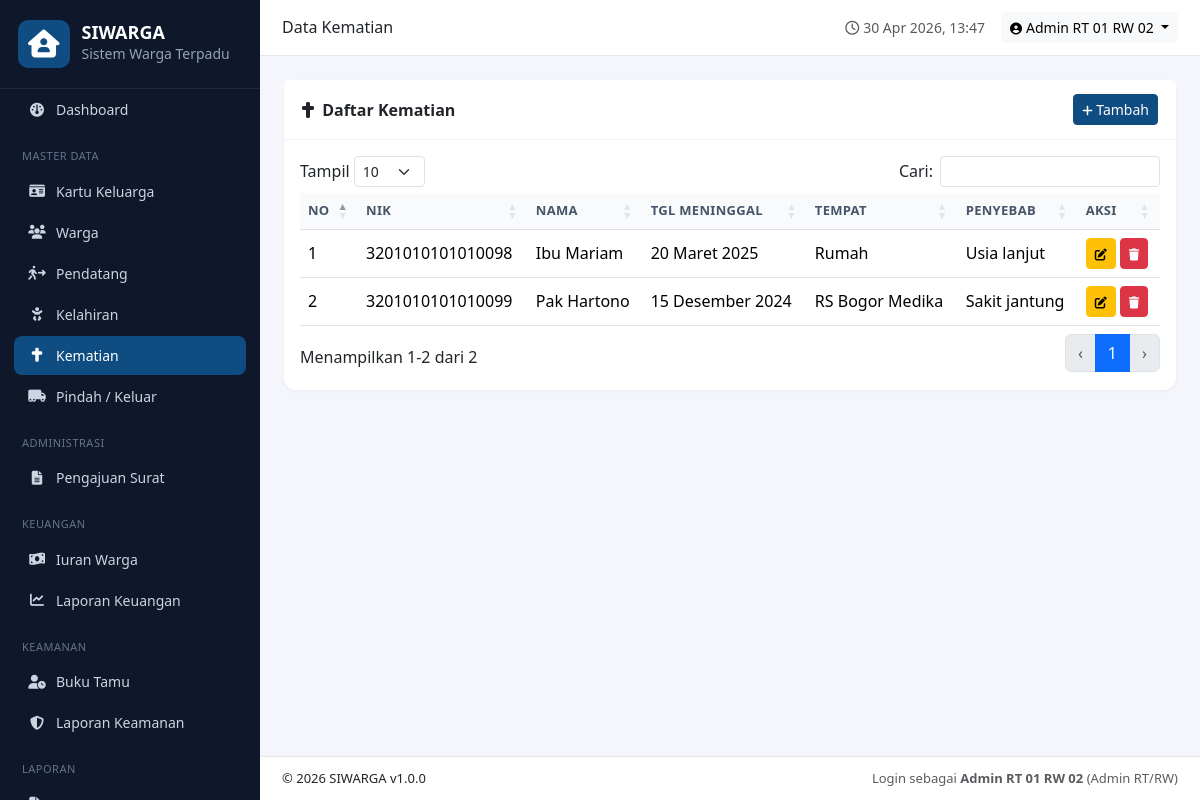
Screenshot of /modules/kematian/index.php (signed in) with the database file from the repository.
### tables this page shows
CREATE TABLE `kematian` (
  `id` INT AUTO_INCREMENT PRIMARY KEY,
  `nik` VARCHAR(20),
  `nama` VARCHAR(100) NOT NULL,
  `tanggal_meninggal` DATE,
  `tempat_meninggal` VARCHAR(100),
  `penyebab` VARCHAR(255),
  `surat_keterangan` VARCHAR(255),
  `keterangan` TEXT,
  `created_at` TIMESTAMP DEFAULT CURRENT_TIMESTAMP
);

### includes/auth.php (called while the page is built, shortened)
<?php
function role() {
    return $_SESSION['user']['role'] ?? null;
}
function can($action) {
    $r = role();
    $matrix = [
        'manage_users'    => ['super_admin'],
        'manage_master'   => ['super_admin','admin_rtrw'],
        'approve_surat'   => ['super_admin','ketua_rtrw'],
        'verifikasi_surat'=> ['super_admin','admin_rtrw'],
        'manage_keuangan' => ['super_admin','admin_rtrw'],
        'manage_keamanan' => ['super_admin','admin_rtrw','ketua_rtrw'],
        'view_laporan'    => ['super_admin','admin_rtrw','ketua_rtrw'],
        'ajukan_surat'    => ['super_admin','admin_rtrw','ketua_rtrw','warga'],
    ];
    return in_array($r, $matrix[$action] ?? [], true);
}

### includes/functions.php (called while the page is built, shortened)
<?php
function e($v) { return htmlspecialchars((string)($v ?? ''), ENT_QUOTES, 'UTF-8'); }
function tanggal_id($d) {
    $bulan = ['','Januari','Februari','Maret','April','Mei','Juni','Juli','Agustus','September','Oktober','November','Desember'];
    $t = strtotime($d);
    return date('d', $t) . ' ' . $bulan[(int)date('m', $t)] . ' ' . date('Y', $t);
}

### modules/kematian/index.php (the view, shortened to what this page needs)
<?php
require_once __DIR__.'/../../includes/header.php';
$rows=$pdo->query("SELECT * FROM kematian ORDER BY tanggal_meninggal DESC")->fetchAll();
$canEdit=can('manage_master');
?>
<div class="card">
  <div class="card-header d-flex justify-content-between align-items-center">
    <span><i class="fa-solid fa-cross me-1"></i> Daftar Kematian</span>
    <?php if($canEdit): ?><button class="btn btn-primary btn-sm" data-bs-toggle="modal" data-bs-target="#mForm" onclick="resetForm()"><i class="fa-solid fa-plus"></i> Tambah</button><?php endif; ?>
  </div>
  <div class="card-body">
    <table class="table table-hover dt">
      <thead><tr><th>No</th><th>NIK</th><th>Nama</th><th>Tgl Meninggal</th><th>Tempat</th><th>Penyebab</th><th>Aksi</th></tr></thead>
      <tbody><?php foreach($rows as $i=>$r): ?>
      <tr>
        <td><?= $i+1 ?></td><td><?= e($r['nik']) ?></td><td><?= e($r['nama']) ?></td>
        <td><?= tanggal_id($r['tanggal_meninggal']) ?></td>
        <td><?= e($r['tempat_meninggal']) ?></td><td><?= e($r['penyebab']) ?></td>
        <td><?php if($canEdit): ?>
          <button class="btn btn-sm btn-warning" onclick='editRow(<?= json_encode($r) ?>)'><i class="fa-solid fa-edit"></i></button>
          <a class="btn btn-sm btn-danger" href="action.php?act=delete&id=<?= $r['id'] ?>" onclick="return confirm('Hapus?')"><i class="fa-solid fa-trash"></i></a>
        <?php endif; ?></td>
      </tr>
      <?php endforeach; ?></tbody>
    </table>
  </div>
</div>
<?php require_once __DIR__.'/../../includes/footer.php'; ?>

### assets/css/style.css (style rules this page uses)
:root { --sw-primary:#0f4c81; --sw-primary-dark:#093a66; --sw-accent:#e63946; --sw-bg:#f4f6fb; --sw-sidebar:#0f172a; --sw-sidebar-text:#cbd5e1; }
* { box-sizing:border-box; }
body { font-family:'Segoe UI',Tahoma,sans-serif;background:var(--sw-bg); }
.btn-primary { background:var(--sw-primary);border-color:var(--sw-primary); }
.card { border:none;border-radius:12px;box-shadow:0 1px 3px rgba(15,23,42,.05); }
.card-header { background:#fff;border-bottom:1px solid #f1f5f9;font-weight:600;padding:14px 18px; }
.card-header.d-flex { flex-wrap:wrap;gap:8px; }
.table thead th { background:#f8fafc;color:#475569;font-size:13px;text-transform:uppercase;letter-spacing:.3px;white-space:nowrap; }
.table td { vertical-align:middle; }
.btn-sm i { font-size:12px; }
table.dataTable { width:100% !important; }

### rows the page displays
kematian: nik "3201010101010098", nama "Ibu Mariam", tanggal_meninggal "20 Maret 2025", tempat_meninggal "Rumah", penyebab "Usia lanjut"
kematian: nik "3201010101010099", nama "Pak Hartono", tanggal_meninggal "15 Desember 2024", tempat_meninggal "RS Bogor Medika", penyebab "Sakit jantung"

### other values shown
APP_NAME "SIWARGA"
$pageTitle "Data Kematian"
user()['nama'] "Admin RT 01 RW 02"
APP_VERSION "1.0.0"
role_label(role()) "Admin RT/RW"
